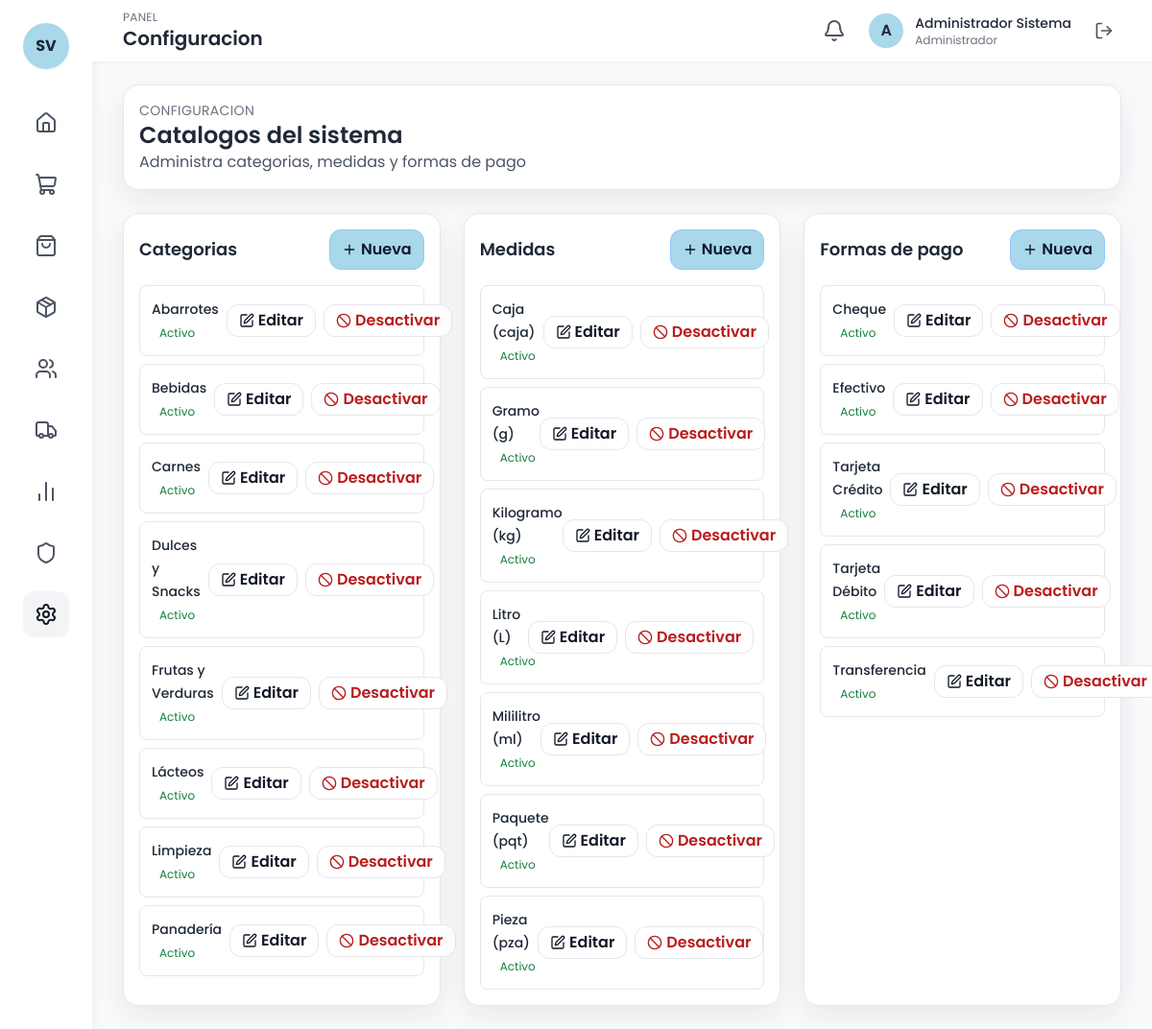
Page /configuracion (signed in) on the committed database.
### tables this page shows
CREATE TABLE IF NOT EXISTS categorias (
    idCategoria INT PRIMARY KEY AUTO_INCREMENT,
    nombre VARCHAR(100) NOT NULL UNIQUE,
    descripcion TEXT,
    estado TINYINT DEFAULT 1,
    created_at TIMESTAMP DEFAULT CURRENT_TIMESTAMP
);

CREATE TABLE IF NOT EXISTS medidas (
    idMedida INT PRIMARY KEY AUTO_INCREMENT,
    nombre VARCHAR(50) NOT NULL UNIQUE,
    abreviatura VARCHAR(10) NOT NULL,
    estado TINYINT DEFAULT 1,
    created_at TIMESTAMP DEFAULT CURRENT_TIMESTAMP
);

CREATE TABLE IF NOT EXISTS forma_pago (
    idFormaPago INT PRIMARY KEY AUTO_INCREMENT,
    nombre VARCHAR(50) NOT NULL UNIQUE,
    descripcion TEXT,
    estado TINYINT DEFAULT 1,
    created_at TIMESTAMP DEFAULT CURRENT_TIMESTAMP
);

### controllers/ConfiguracionController.php (called while the page is built, shortened)
<?php
require_once 'config/database.php';
class ConfiguracionController {
    private $conn;
    public function __construct() {
        $db = new Database();
        $this->conn = $db->getConnection();
    }
    public function index() {
        $categorias = $this->conn->query("SELECT * FROM categorias ORDER BY estado DESC, nombre")->fetchAll();
        $medidas = $this->conn->query("SELECT * FROM medidas ORDER BY estado DESC, nombre")->fetchAll();
        $formasPago = $this->conn->query("SELECT * FROM forma_pago ORDER BY estado DESC, nombre")->fetchAll();
        require_once 'views/layout/header.php';
        require_once 'views/configuracion/index.php';
        require_once 'views/layout/footer.php';
    }
}
?>

### config/database.php (called while the page is built, shortened)
<?php
class Database {
    private $host = "localhost";
    private $db_name = "sistema_ventas";
    private $username = "root";
    private $password = "";
    public function getConnection() {
        $this->conn = null;
        try {
            $this->conn = new PDO(
                "mysql:host=" . $this->host . ";dbname=" . $this->db_name . ";charset=utf8mb4",
                $this->username,
                $this->password,
                [
                    PDO::ATTR_ERRMODE => PDO::ERRMODE_EXCEPTION,
                    PDO::ATTR_DEFAULT_FETCH_MODE => PDO::FETCH_ASSOC,
                    PDO::ATTR_EMULATE_PREPARES => false
                ]
            );
        } catch(PDOException $exception) {
            echo "Error de conexión: " . $exception->getMessage();
        }
        return $this->conn;
    }
}
?>

### views/configuracion/index.php (the view, shortened to what this page needs)
<div class="max-w-7xl mx-auto space-y-6">
    <div class="card flex flex-col md:flex-row md:items-center md:justify-between gap-3">
        <div>
            <p class="text-sm text-gray-500 uppercase tracking-wide">Configuracion</p>
            <h2 class="text-2xl font-semibold text-gray-800">Catalogos del sistema</h2>
            <p class="text-gray-600">Administra categorias, medidas y formas de pago</p>
        </div>
    </div>
    <div class="grid grid-cols-1 lg:grid-cols-3 gap-6">
        <div class="card">
            <div class="flex items-center justify-between mb-4">
                <h3 class="text-lg font-semibold text-gray-800">Categorias</h3>
                <button onclick="abrirModalCategoria('crear')" class="btn-primary px-3 py-2">
                    <i data-lucide="plus" class="h-4 w-4 mr-1"></i> Nueva
                </button>
            </div>
            <div class="space-y-2">
                <?php foreach ($categorias as $cat): ?>
                    <div class="flex justify-between items-center p-3 border border-gray-200 rounded-lg">
                        <div>
                            <span class="text-sm font-medium text-gray-800"><?php echo htmlspecialchars($cat['nombre']); ?></span>
                            <span class="ml-2 text-xs <?php echo ((int)$cat['estado'] === 1) ? 'text-green-700' : 'text-gray-500'; ?>">
                                <?php echo ((int)$cat['estado'] === 1) ? 'Activo' : 'Inactivo'; ?>
                            </span>
                        </div>
                        <div class="flex items-center gap-2">
                            <button onclick="abrirModalCategoria('editar', <?php echo htmlspecialchars(json_encode($cat)); ?>)"
                                    class="btn-ghost px-3 py-1">
                                <i data-lucide="edit" class="h-4 w-4 mr-1"></i> Editar
                            </button>
                            <?php if ((int)$cat['estado'] === 1): ?>
                                <form method="POST" action="<?php echo BASE_URL; ?>configuracion/categoria" class="inline">
                                    <button type="submit" onclick="return confirmarEliminacion('Desea desactivar esta categoria?')" class="btn-ghost px-3 py-1 text-red-700">
                                        <i data-lucide="ban" class="h-4 w-4 mr-1"></i> Desactivar
                                    </button>
                                </form>
                            <?php endif; ?>
                        </div>
                    </div>
                <?php endforeach; ?>
            </div>
        </div>
        <div class="card">
            <div class="flex items-center justify-between mb-4">
                <h3 class="text-lg font-semibold text-gray-800">Medidas</h3>
                <button onclick="abrirModalMedida('crear')" class="btn-primary px-3 py-2">
                    <i data-lucide="plus" class="h-4 w-4 mr-1"></i> Nueva
                </button>
            </div>
            <div class="space-y-2">
                <?php foreach ($medidas as $med): ?>
                    <div class="flex justify-between items-center p-3 border border-gray-200 rounded-lg">
                        <div>
                            <span class="text-sm font-medium text-gray-800"><?php echo htmlspecialchars($med['nombre'] . ' (' . $med['abreviatura'] . ')'); ?></span>
                            <span class="ml-2 text-xs <?php echo ((int)$med['estado'] === 1) ? 'text-green-700' : 'text-gray-500'; ?>">
                                <?php echo ((int)$med['estado'] === 1) ? 'Activo' : 'Inactivo'; ?>
                            </span>
                        </div>
                        <div class="flex items-center gap-2">
                            <button onclick="abrirModalMedida('editar', <?php echo htmlspecialchars(json_encode($med)); ?>)"
                                    class="btn-ghost px-3 py-1">
                                <i data-lucide="edit" class="h-4 w-4 mr-1"></i> Editar
                            </button>
                            <?php if ((int)$med['estado'] === 1): ?>
                                <form method="POST" action="<?php echo BASE_URL; ?>configuracion/medida" class="inline">
                                    <button type="submit" onclick="return confirmarEliminacion('Desea desactivar esta medida?')" class="btn-ghost px-3 py-1 text-red-700">
                                        <i data-lucide="ban" class="h-4 w-4 mr-1"></i> Desactivar
                                    </button>
                                </form>
                            <?php endif; ?>
                        </div>
                    </div>
                <?php endforeach; ?>
            </div>
        </div>
        <div class="card">
            <div class="flex items-center justify-between mb-4">
                <h3 class="text-lg font-semibold text-gray-800">Formas de pago</h3>
                <button onclick="abrirModalFormaPago('crear')" class="btn-primary px-3 py-2">
                    <i data-lucide="plus" class="h-4 w-4 mr-1"></i> Nueva
                </button>
            </div>
            <div class="space-y-2">
                <?php foreach ($formasPago as $fp): ?>
                    <div class="flex justify-between items-center p-3 border border-gray-200 rounded-lg">
                        <div>
                            <span class="text-sm font-medium text-gray-800"><?php echo htmlspecialchars($fp['nombre']); ?></span>
                            <span class="ml-2 text-xs <?php echo ((int)$fp['estado'] === 1) ? 'text-green-700' : 'text-gray-500'; ?>">
                                <?php echo ((int)$fp['estado'] === 1) ? 'Activo' : 'Inactivo'; ?>
                            </span>
                        </div>
                        <div class="flex items-center gap-2">
                            <button onclick="abrirModalFormaPago('editar', <?php echo htmlspecialchars(json_encode($fp)); ?>)"
                                    class="btn-ghost px-3 py-1">
                                <i data-lucide="edit" class="h-4 w-4 mr-1"></i> Editar
                            </button>
                            <?php if ((int)$fp['estado'] === 1): ?>
                                <form method="POST" action="<?php echo BASE_URL; ?>configuracion/formaPago" class="inline">
                                    <button type="submit" onclick="return confirmarEliminacion('Desea desactivar esta forma de pago?')" class="btn-ghost px-3 py-1 text-red-700">
                                        <i data-lucide="ban" class="h-4 w-4 mr-1"></i> Desactivar
                                    </button>
                                </form>
                            <?php endif; ?>
                        </div>
                    </div>
                <?php endforeach; ?>
            </div>
        </div>
    </div>
</div>

### styles.css (style rules this page uses)
body { font-family: 'Poppins', ui-sans-serif, system-ui, -apple-system, BlinkMacSystemFont, "Segoe UI", sans-serif; }
.card { background: #ffffff; border-radius: 1rem; padding: 1rem; border: 1px solid #e5e7eb; box-shadow: 0 10px 30px rgba(15, 23, 42, 0.08); transition: transform 0.15s ease, box-shadow 0.15s ease; }
.btn-primary { display: inline-flex; align-items: center; justify-content: center; padding: 0.65rem 1rem; border-radius: 0.75rem; font-weight: 600; background: #a8d8ea; color: #0f172a; border: 1px solid #93c5fd; transition: transform 0.12s ease, box-shadow 0.12s ease, background-color 0.12s ease; }
.btn-ghost { display: inline-flex; align-items: center; justify-content: center; padding: 0.6rem 0.95rem; border-radius: 0.75rem; font-weight: 600; color: #111827; background: #fff; border: 1px solid #e5e7eb; transition: transform 0.12s ease, box-shadow 0.12s ease, background-color 0.12s ease; }

### rows in the picture
categorias: nombre "Abarrotes", estado "Activo"
categorias: nombre "Bebidas", estado "Activo"
categorias: nombre "Carnes", estado "Activo"
categorias: nombre "Dulces y Snacks", estado "Activo"
categorias: nombre "Frutas y Verduras", estado "Activo"
categorias: nombre "Lácteos", estado "Activo"
categorias: nombre "Limpieza", estado "Activo"
categorias: nombre "Panadería", estado "Activo"
medidas: nombre+abreviatura "Caja (caja)", estado "Activo"
medidas: nombre+abreviatura "Gramo (g)", estado "Activo"
medidas: nombre+abreviatura "Kilogramo (kg)", estado "Activo"
medidas: nombre+abreviatura "Litro (L)", estado "Activo"
medidas: nombre+abreviatura "Mililitro (ml)", estado "Activo"
medidas: nombre+abreviatura "Paquete (pqt)", estado "Activo"
medidas: nombre+abreviatura "Pieza (pza)", estado "Activo"
forma_pago: nombre "Cheque", estado "Activo"
forma_pago: nombre "Efectivo", estado "Activo"
forma_pago: nombre "Tarjeta Crédito", estado "Activo"
forma_pago: nombre "Tarjeta Débito", estado "Activo"
forma_pago: nombre "Transferencia", estado "Activo"

### other values in the picture
$pageTitle "Configuracion"
$avatarInitials "A"
$userName "Administrador Sistema"
$userRoleLabel "Administrador"
